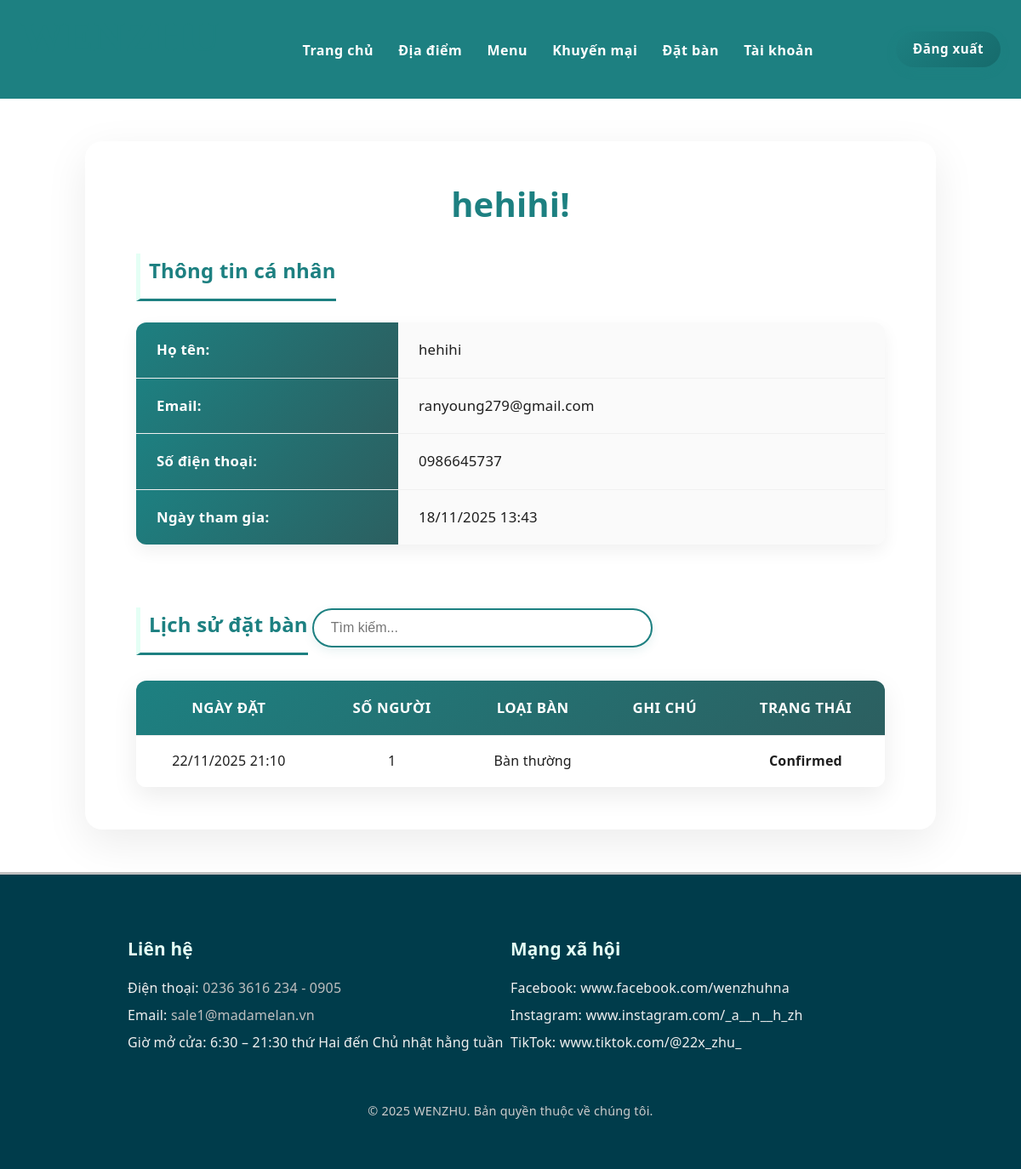
/account.php (signed in), run on the app's committed database.
### tables this page shows
CREATE TABLE `customers` (
  `id` int(11) NOT NULL,
  `full_name` varchar(100) NOT NULL,
  `email` varchar(100) NOT NULL,
  `phone` varchar(20) NOT NULL,
  `password_hash` varchar(255) NOT NULL,
  `created_at` timestamp NOT NULL DEFAULT current_timestamp(),
  `email_verified_at` datetime DEFAULT NULL
);

CREATE TABLE `reservations` (
  `id` int(11) NOT NULL,
  `full_name` varchar(100) NOT NULL,
  `phone` varchar(20) NOT NULL,
  `reservation_date` datetime NOT NULL,
  `people_count` int(11) NOT NULL,
  `note` text DEFAULT NULL,
  `status` enum('pending','confirmed','cancelled') DEFAULT 'pending',
  `confirmation_code` varchar(20) DEFAULT NULL,
  `created_at` datetime DEFAULT current_timestamp(),
  `table_type` varchar(20) NOT NULL DEFAULT 'Bàn thường',
  `customer_id` int(11) DEFAULT NULL,
  `confirmed_by` int(11) DEFAULT NULL
);

CREATE TABLE `settings` (
  `id` int(11) NOT NULL,
  `restaurant_name` varchar(100) DEFAULT NULL,
  `address` text DEFAULT NULL,
  `phone` varchar(20) DEFAULT NULL,
  `email` varchar(100) DEFAULT NULL,
  `open_hours` varchar(100) DEFAULT NULL,
  `social_links` longtext DEFAULT NULL
);

### includes/classes/db.php (called while the page is built, shortened)
<?php
final class Db {
    private static ?\mysqli $conn = null;
    public static function conn(): \mysqli {
        if (!self::$conn) {
            self::$conn = new \mysqli('localhost', 'root', '', 'restaurant_db');
            self::$conn->set_charset('utf8mb4');
        }
        return self::$conn;
    }
}

### includes/classes/models.php (called while the page is built, shortened)
<?php
final class Setting {
    public static function one(): ?array {
        try {
            $res = Db::conn()->query("SELECT * FROM settings ORDER BY id DESC LIMIT 1");
            return $res? $res->fetch_assoc() : null;
        } catch (\Throwable $e) {
            return null;
        }
    }
}
final class Reservation
{
    public static function listByCustomer(int $customerId) {
        $sql = "SELECT * FROM reservations
                WHERE customer_id = ?
                ORDER BY reservation_date DESC";
        $stmt = Db::conn()->prepare($sql);
        $stmt->bind_param("i", $customerId);
        $stmt->execute();
        return $stmt->get_result();
    }
}
final class Customer {
    public static function byId(int $id): ?array {
        $stmt = Db::conn()->prepare("SELECT * FROM customers WHERE id=? LIMIT 1");
        $stmt->bind_param("i",$id);
        $stmt->execute(); $r=$stmt->get_result();
        return $r? $r->fetch_assoc() : null;
    }
}

### includes/db.php (called while the page is built, shortened)
<?php
spl_autoload_register(function ($class) {
    $prefixes = [
        'App\\Controllers\\' => __DIR__ . '/../controllers/',
        'App\\Models\\'      => __DIR__ . '/classes/',
        'App\\Components\\'  => __DIR__ . '/classes/',
        'App\\'              => __DIR__ . '/classes/',
    ];
    foreach ($prefixes as $prefix => $baseDir) {
        $len = strlen($prefix);
        $relative = substr($class, $len);
        $file = $baseDir . str_replace('\\', '/', $relative) . '.php';
        if (is_file($file)) {
            return;
        }
    }
});
require_once __DIR__ . '/classes/db.php';
require_once __DIR__ . '/classes/models.php';

### controllers/ReservationController.php (called while the page is built, shortened)
<?php
final class ReservationController
{
    public function listByCustomer(int $customerId)
    {
        return Reservation::listByCustomer($customerId);
    }
}

### controllers/SettingController.php (called while the page is built, shortened)
<?php
final class SettingController
{
    public function getPublic(): array
    {
        return Setting::one() ?? [
            'restaurant_name' => 'WENZHU',
            'address'         => 'Chưa cập nhật địa chỉ',
            'open_hours'      => 'Chưa cập nhật giờ mở cửa',
            'phone'           => 'Chưa cập nhật',
            'email'           => 'Chưa cập nhật',
            'social_links'    => '{}',
        ];
    }
    public function getSetting(): array
    {
        return $this->getPublic();
    }
}

### account.php (the view, shortened to what this page needs)
<?php
require_once __DIR__ . '/includes/db.php';
$customerId = $_SESSION['customer_id'] ?? null;
$customer   = null;
$history    = null;
if ($customerId) {
  $customer = Customer::byId((int)$customerId);
  $ctrl = new ReservationController();
  $history = $ctrl->listByCustomer((int)$customerId);
}
?>
<!DOCTYPE html>
<html lang="vi">
<head>
  <link rel="stylesheet" href="assets/css/style.css">
</head>
<body class="account-page">
<?php include 'header.php'; ?>
<div class="account-container">
  <?php if (!$customerId || !$customer): ?>
    <div class="auth-choice">
      <h2>Chào mừng bạn đến với Wenzhu Restaurant 🍽️</h2>
      <p>Hãy đăng nhập hoặc đăng ký để theo dõi lịch sử đặt bàn của bạn.</p>
      <div class="auth-buttons">
        <a href="login_cus.php" class="btn-auth login">Đăng nhập</a>
        <a href="registration.php" class="btn-auth register">Đăng ký</a>
      </div>
    </div>
  <?php else: ?>
    <h1> <span class="highlight"><?= htmlspecialchars($customer['full_name'] ?? '') ?>!</span></h1>
    <section class="profile-section">
      <h3>Thông tin cá nhân</h3>
      <table class="info-table">
        <tr><th>Họ tên:</th><td><?= htmlspecialchars($customer['full_name'] ?? '') ?></td></tr>
        <tr><th>Email:</th><td><?= htmlspecialchars($customer['email'] ?? '') ?></td></tr>
        <tr><th>Số điện thoại:</th><td><?= htmlspecialchars($customer['phone'] ?? '') ?></td></tr>
        <tr><th>Ngày tham gia:</th>
          <td>
            <?php
              $joined = $customer['created_at'] ?? null;
              echo $joined ? date('d/m/Y H:i', strtotime($joined)) : '—';
            ?>
          </td>
        </tr>
      </table>
    </section>
    <section class="history-section">
      <h3>Lịch sử đặt bàn</h3>
      <input type="text" id="searchInput" placeholder="Tìm kiếm..." onkeyup="filterTable()">
      <table id="historyTable">
        <thead>
          <tr>
            <th>Ngày đặt</th>
            <th>Số người</th>
            <th>Loại bàn</th>
            <th>Ghi chú</th>
            <th>Trạng thái</th>
          </tr>
        </thead>
        <tbody>
          <?php if ($history && $history->num_rows): ?>
            <?php while ($r = $history->fetch_assoc()): ?>
              <tr>
                <td><?= date('d/m/Y H:i', strtotime($r['reservation_date'])) ?></td>
                <td><?= (int)$r['people_count'] ?></td>
                <td><?= htmlspecialchars($r['table_type'] ?? '') ?></td>
                <td><?= htmlspecialchars($r['note'] ?? '') ?></td>
                <td class="status <?= htmlspecialchars($r['status'] ?? '') ?>">
                  <?= htmlspecialchars(ucfirst($r['status'] ?? '')) ?>
                </td>
              </tr>
            <?php endwhile; ?>
          <?php else: ?>
            <tr><td colspan="5" style="text-align:center;">Chưa có lịch sử đặt bàn.</td></tr>
          <?php endif; ?>
        </tbody>
      </table>
    </section>
  <?php endif; ?>
</div>
<?php include 'footer.php'; ?>
</body>
</html>

### footer.php (shortened to what this page needs)
<?php
require_once __DIR__ . '/includes/db.php';
$controller = new SettingController();
$settings   = $controller->getSetting();
$socialLinks = json_decode($settings['social_links'] ?? '{}', true) ?: [];
$platformNames = [
  'facebook'  => 'Facebook',
  'instagram' => 'Instagram',
  'tiktok'    => 'TikTok',
];
?>
<footer>
  <div class="footer-container">
    <div class="footer-section contact">
      <h3>Liên hệ</h3>
      <p>Điện thoại:
        <a href="tel:<?= htmlspecialchars($settings['phone'] ?? '') ?>">
          <?= htmlspecialchars($settings['phone'] ?? 'Chưa cập nhật') ?>
        </a>
      </p>
      <p>Email:
        <a href="mailto:<?= htmlspecialchars($settings['email'] ?? '') ?>">
          <?= htmlspecialchars($settings['email'] ?? 'Chưa cập nhật') ?>
        </a>
      </p>
      <p>Giờ mở cửa: <?= htmlspecialchars($settings['open_hours'] ?? 'Chưa cập nhật') ?></p>
    </div>
    <div class="footer-section social-links">
      <h3>Mạng xã hội</h3>
      <?php if (!empty($socialLinks)): ?>
        <?php foreach ($socialLinks as $platform => $url): ?>
          <?php
            $displayName = $platformNames[$platform] ?? ucfirst($platform);
            $displayUrl  = preg_replace('#^https?://#', '', rtrim($url, '/'));
          ?>
          <p>
            <?= htmlspecialchars($displayName) ?>:
            <a href="<?= htmlspecialchars($url) ?>" target="_blank" rel="noopener noreferrer">
              <?= htmlspecialchars($displayUrl) ?>
            </a>
          </p>
        <?php endforeach; ?>
      <?php else: ?>
        <p>Chưa cập nhật</p>
      <?php endif; ?>
    </div>
  </div>
  <p class="copy">&copy; 2025 WENZHU. Bản quyền thuộc về chúng tôi.</p>
</footer>

### data on the page
customers: full_name "hehihi", email "ranyoung279@gmail.com", phone "0986645737", created_at "18/11/2025 13:43"
reservations: reservation_date "22/11/2025 21:10", people_count "1", table_type "Bàn thường", status "Confirmed"
settings: phone "0236 3616 234 - 0905", email "sale1@madamelan.vn", open_hours "6:30 – 21:30 thứ Hai đến Chủ nhật hằng tuần", social_links "www.facebook.com/wenzhuhna", social_links "www.instagram.com/_a__n__h_zh", social_links "www.tiktok.com/@22x_zhu_"

### other printed values
$displayName "Facebook"
$displayName "Instagram"
$displayName "TikTok"
